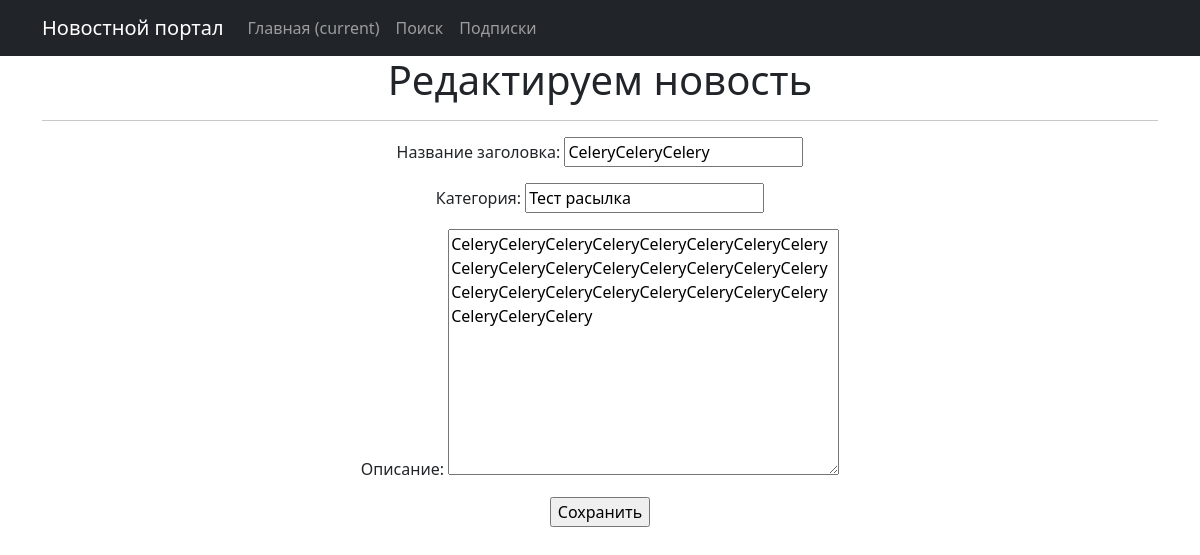
The app's page /news/83/edit/ (signed in) with its own data.
### news/models.py (models this page shows, shortened)
class News(models.Model):
    name = models.CharField(max_length=128, unique=True)
    description = models.TextField()
    dateCreate = models.DateTimeField(auto_now_add=True)
    category = models.ForeignKey(
        to='Category',
        on_delete=models.CASCADE,
        related_name='news',  # все новости/статьи в категории будут доступны через поле news
    )
    postCategory = models.ManyToManyField('Category', through='PostCategory', related_name='news_post_categories')
    genre = models.CharField(max_length=24)

### news/views.py (the view)
# urls.py: path('news/<int:pk>/edit/', NewsUpdate.as_view(), name='news_update'),
class NewsUpdate(PermissionRequiredMixin, UpdateView):
    raise_exception = True
    form_class = NewsForm
    model = News
    def get_permission_required(self):
        if self.request.path == reverse('news_update', kwargs={'pk': self.kwargs['pk']}):
            return ['news.change_news']
        elif self.request.path == reverse('articles_update', kwargs={'pk': self.kwargs['pk']}):
            return ['news.change_news']
        else:
            return super().get_permission_required()
    def get_template_names(self):
        if self.request.path == reverse('news_update', kwargs={'pk': self.kwargs['pk']}):
            return ['news_update.html']
        elif self.request.path == reverse('articles_update', kwargs={'pk': self.kwargs['pk']}):
            return ['articles_update.html']
        else:
            return super().get_template_names()

### news/forms.py
class NewsForm(forms.ModelForm):
    class Meta:
        model = News
        fields = ['name', 'genre', 'description']
        labels = {
            'name': 'Название заголовка',
            'genre': 'Категория',
            'description': 'Описание'
        }

### templates/news_update.html (shortened to what this page needs)
{% extends 'flatpages/default.html' %}
{% block content %}
<h1>Редактируем новость</h1>
<hr>
<form action="" method="post">
    {{ form.as_p }}
    <input type="submit" value="Сохранить" />
</form>
{% endblock content %}

### records on screen
News: name "CeleryCeleryCelery", genre "Тест расылка", description "CeleryCeleryCeleryCeleryCeleryCeleryCeleryCeleryCeleryCeleryCeleryCeleryCeleryCeleryCeleryCeleryCeleryCeleryCeleryCeleryCeleryCeleryCeleryCeleryCeleryCeleryCelery"
